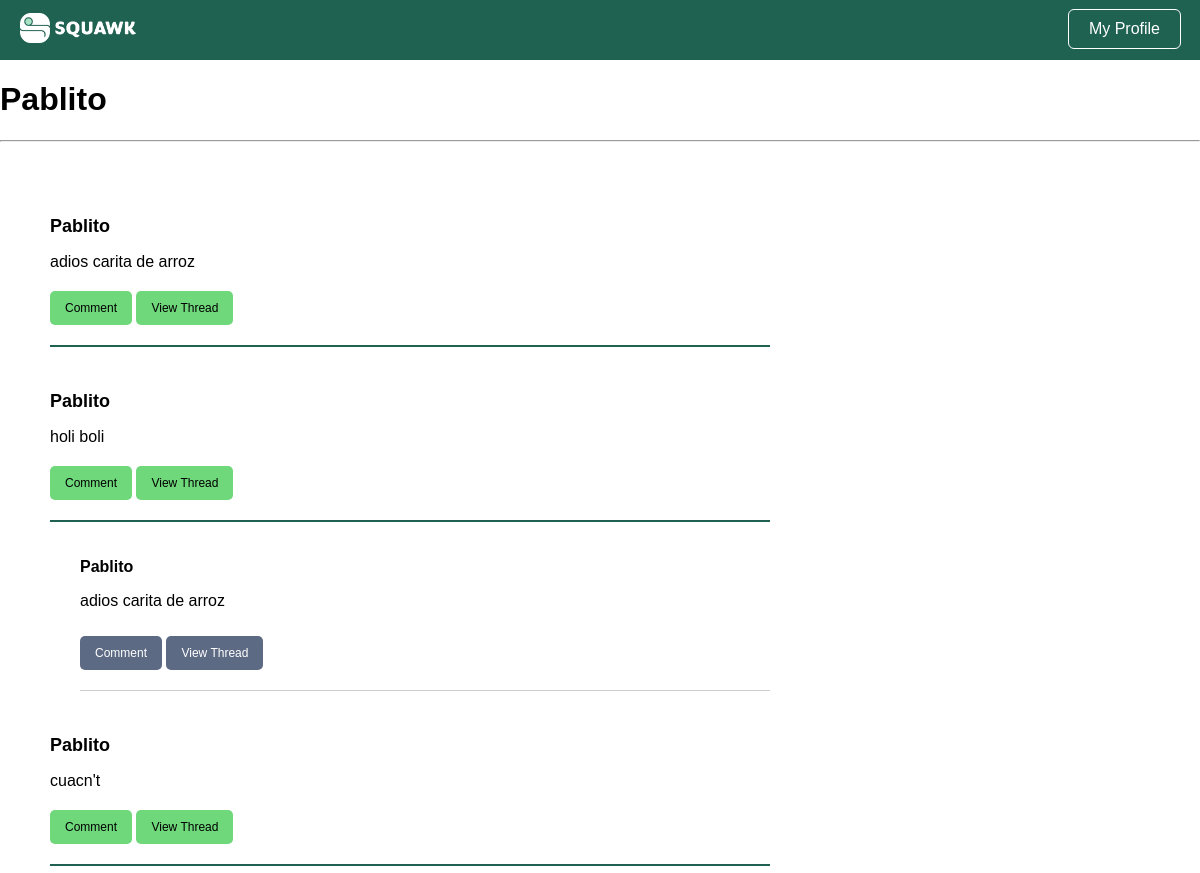
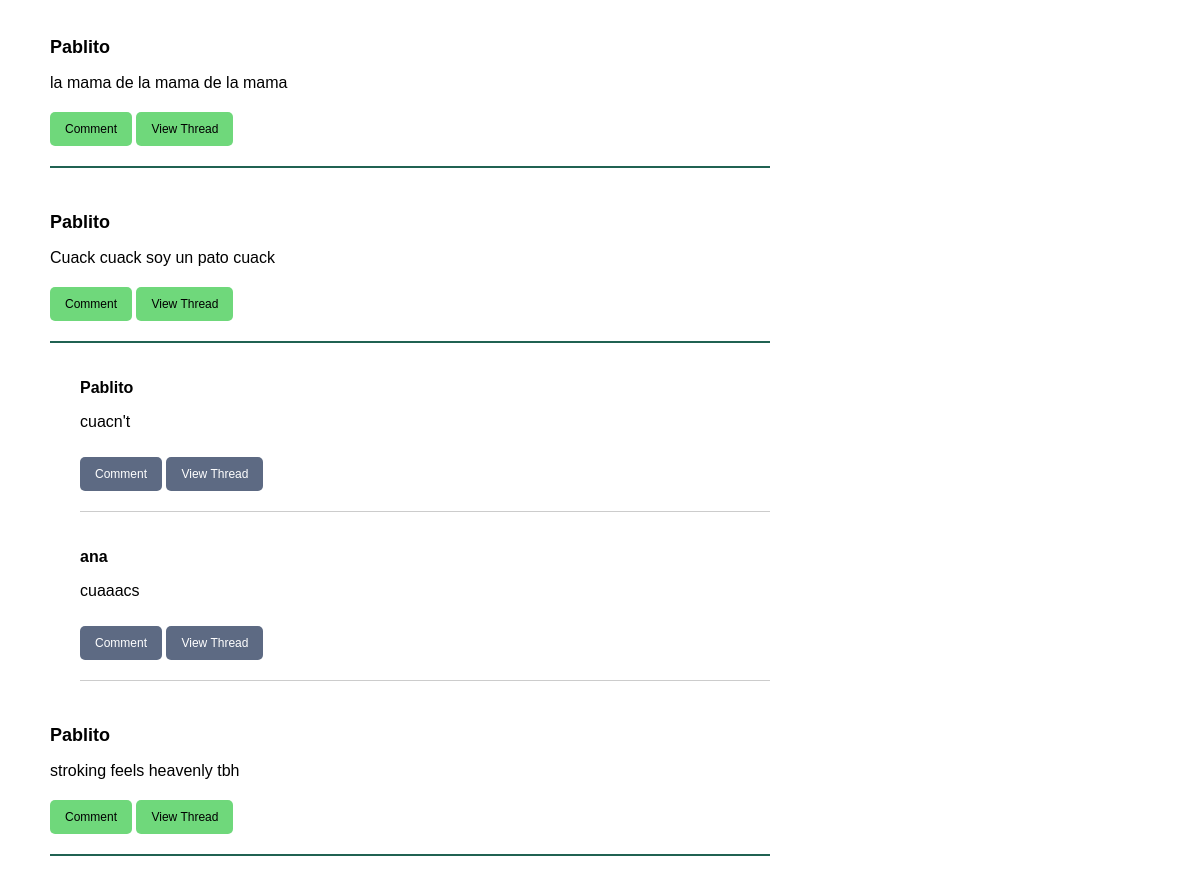
/user/1 (signed in, upper part), run on an earlier commit of the app's database (2 pictures, top to bottom).
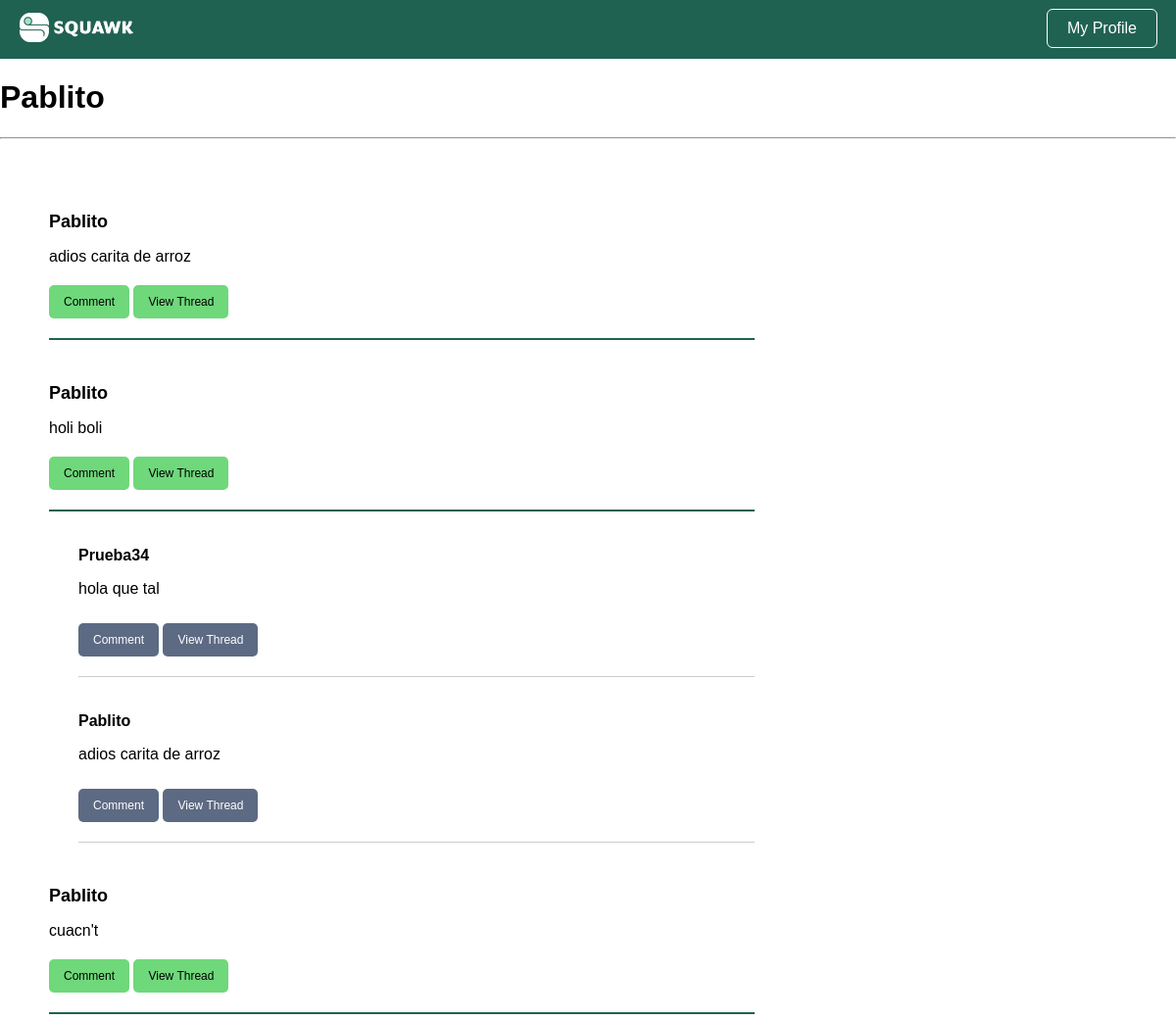
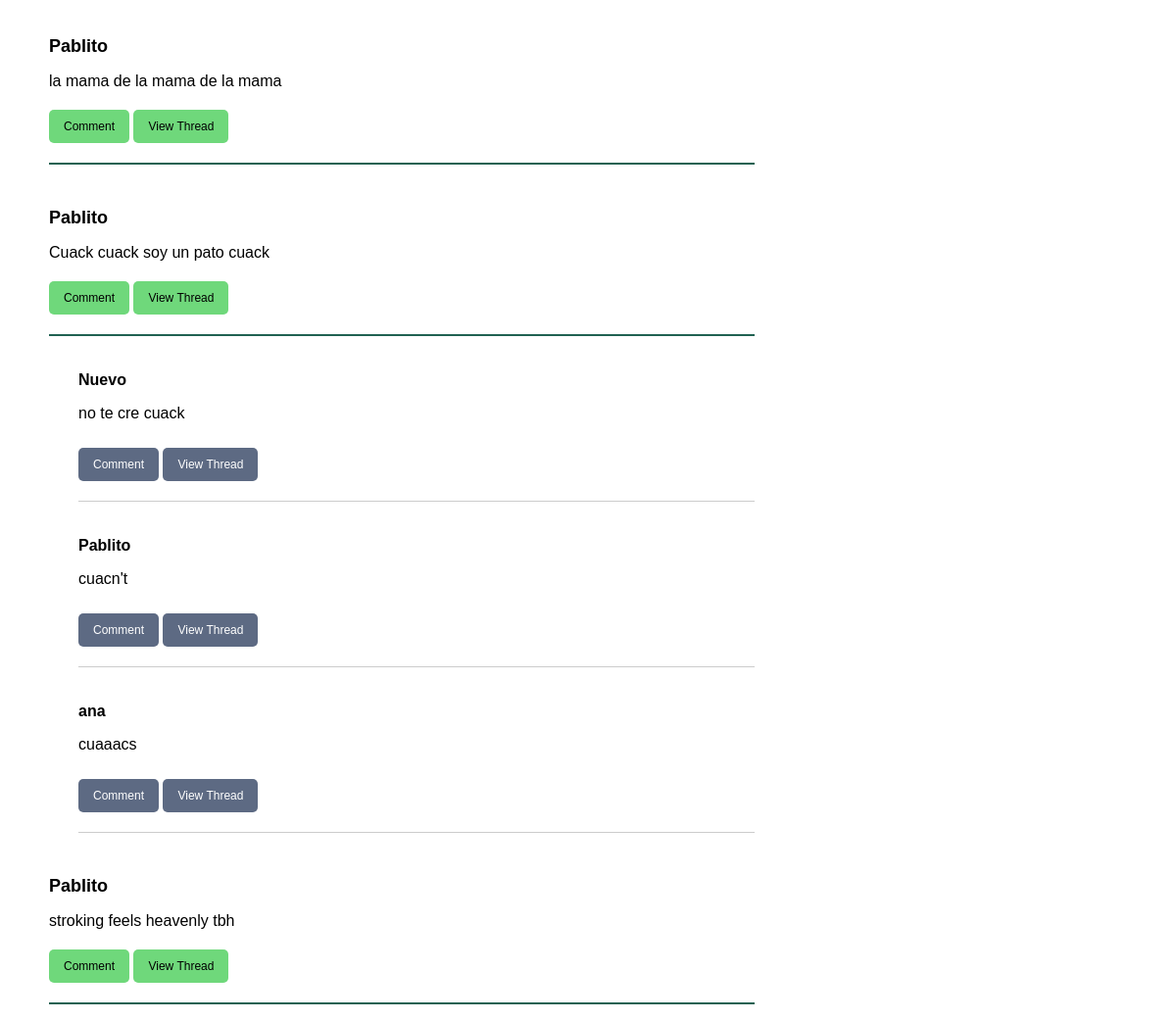
And on a later commit of the database (2 pictures, top to bottom).
### tables this page shows
CREATE TABLE users (
  user_id INTEGER PRIMARY KEY AUTOINCREMENT,
  username VARCHAR NOT NULL,
  password VARCHAR NOT NULL,
  is_admin BOOLEAN NOT NULL
);

CREATE TABLE squawks (
  squawk_id INTEGER PRIMARY KEY AUTOINCREMENT,
  content VARCHAR NOT NULL,
  is_reply_to INT,
  user_id INT,
  created TIMESTAMP NOT NULL DEFAULT CURRENT_TIMESTAMP
);

### ui/user_controller.py (the view)
def user(user_id):
  current_user = session['user_id']
  squawks = []
  username = us.get_user(user_id).username
  last10 = ss.get_last(10,user_id)
  for i in last10:
    thread = ts.get_thread(i.squawk_id)
    thread_users = [us.get_user(squawk.user_id).username for squawk in thread]
    thread_info = list(zip(thread, thread_users))
    user = us.get_user(i.user_id).username
    squawks.append((i, user, thread_info))
  return render_template('user.html', username=username, squawks=squawks, user_id=current_user)

### bl/squawk_service.py (called while the page is built)
  def get_last(self, total, user_id):
    if user_id != -1:
      squawks = self.squawkDAO.getall_from(user_id)
    else:
      squawks = self.squawkDAO.getall_super()
    return squawks[:total]

### bl/thread_service.py (called while the page is built)
  def get_thread(self, squawk_id):
    squawk = self.squawkDAO.get(squawk_id)
    if not squawk:
      return []
    thread = self._get_replies(squawk_id)
    return thread

  def _get_replies(self, squawk_id):
    replies = []
    squawks = self.squawkDAO.getall()
    for x in squawks:
      if x.is_reply_to == squawk_id:
        replies.append(x)
    return replies

### bl/user_service.py (called while the page is built)
  def get_user(self, user_id):
    user = self.userDAO.get(user_id)
    return user

### dl/squawk_dao.py (called while the page is built)
  def get(self, squawkID):
    query = "SELECT * FROM squawks WHERE squawk_id = ?"
    result = self.DB.run_query(query, (squawkID, ))
    try:
      data = result.fetchone()
      squawk = Squawk(data)
      return squawk
    except:
      return None

  def getall(self):
    query = "SELECT * FROM squawks ORDER BY created DESC"
    result = self.DB.run_query(query)
    try:
      data_list = result.fetchall()
      squawks = []
      for data in data_list:
        squawk = Squawk(data)
        squawks.append(squawk)
      return squawks
    except:
      return None

  def getall_from(self, user_id):
    query = "SELECT * FROM squawks WHERE user_id = ? ORDER BY created DESC"
    result = self.DB.run_query(query, (user_id, ))
    try:
      data_list = result.fetchall()
      squawks = []
      for data in data_list:
        squawk = Squawk(data)
        squawks.append(squawk)
      return squawks
    except:
      return None

### dl/user_dao.py (called while the page is built)
  def get(self, userID):
    query = "SELECT * FROM users WHERE user_id = ?"
    result = self.DB.run_query(query, (userID, ))
    try:
      data = result.fetchone()
      user = User(data)
      return user
    except:
      return None

### utils/database.py (called while the page is built)
  def run_query(self, query, parameters=None):
    try:
      cursor = self.connection.cursor()
      if parameters:
        cursor.execute(query, parameters)
      else:
        cursor.execute(query)
      self.connection.commit()
      return cursor
    except Exception as e:
      print(f"Error running query: {e}")
      return None

### templates/user.html (shortened to what this page needs)
<!DOCTYPE html>
<html>
  <head>
    <link rel="stylesheet" href="{{ url_for('static', filename='squawk_basic.css') }}" />
    <link rel="stylesheet" href="{{ url_for('static', filename='squawk_render.css') }}" />
  </head>
  <body>
    <div class="navbar">
      <a href="{{url_for('home')}}"><img src="{{ url_for('static', filename='img/squawk_long.png') }}" alt="Squawk Logo" class="logo"></a>
      <a href="{{ url_for('user', user_id=user_id) }}"><button class="login-button">My Profile</button></a>
    </div>
    <h1 class="user-header">{{username}}</h1>
    <hr>
    <div class="board">
      {% for squawk, user, thread_info in squawks %}
      <div class="squawk">
        <h4>
          <a href="{{url_for('user', user_id=squawk.user_id)}}"> {{user}} </a>
        </h4>
        <p> {{squawk.content}} </p>
        <a href="{{ url_for('comment', is_reply_to=squawk.squawk_id) }}"><button id="{{squawk.squawk_id}}">Comment</button></a>
        <a href="{{ url_for('thread', squawk_id=squawk.squawk_id) }}"><button id="{{squawk.squawk_id}}">View Thread</button></a>
      </div>
      {% for thread, t_user in thread_info %}
      <div class="thread">
        <div class="comment">
          <p class="username">
            <a href="{{url_for('user', user_id=thread.user_id)}}"> {{t_user}} </a>
          </p>
          <p> {{thread.content}} </p>
          <a href="{{ url_for('comment', is_reply_to=thread.squawk_id) }}"><button id="{{thread.squawk_id}}">Comment</button></a>
          <a href="{{ url_for('thread', squawk_id=thread.squawk_id) }}"><button id="{{thread.squawk_id}}">View Thread</button></a>
        </div>
      </div>
      {% endfor %}
      {% endfor %}
    </div>
  </body>
</html>

### static/squawk_basic.css (style rules this page uses)
body { font-family: Arial, sans-serif; margin: 0; padding: 0; }
a { color: #2660A4 }
.login-button { background-color: transparent; border-radius: 5px; color: white; cursor: pointer; font-size: 16px; margin-right: 10px; outline: 1px solid white; padding: 10px 20px; }
.navbar { background-color: #206252; padding: 10px; display: flex; justify-content: space-between; }
.navbar button { background-color: transparent; border: none; color: white; cursor: pointer; font-size: 16px; margin-bottom: 2px; margin-right: 10px; }
.navbar .logo { height: 30px; margin-left: 10px; margin-top: 3px; }

### static/squawk_render.css (style rules this page uses)
.board { display: flex; flex-direction: column; justify-content: center; margin: 50px; width: 60vw; }
.board a { color: inherit; text-decoration: none; }
.squawk { border-bottom: 2px solid #206252; margin-bottom: 20px; }
.squawk h4 { font-size: 18px; margin-bottom: 10px; }
.squawk p { font-size: 16px; margin-bottom: 10px; }
.squawk button { background-color: #6FD87B; border: none; border-radius: 5px; color: black; cursor: pointer; font-size: 12px; margin-bottom: 20px; margin-top: 10px; padding: 10px 15px; }
.thread { margin-bottom: 10px; margin-left: 30px; }
.thread button { background-color: #5D6A83; border: none; border-radius: 5px; color: white; cursor: pointer; font-size: 12px; margin-bottom: 20px; margin-top: 10px; padding: 10px 15px; }
.thread .comment { border-bottom: 1px solid #CCC; font-size: 16px; margin-bottom: 10px; }
.thread .comment .username { font-weight: bold; }

What changed in the data, as far as the page shows it:
added users: username "Prueba34", content "hola que tal", shown under "Pablito"
added users: username "Nuevo", content "no te cre cuack", shown under "Pablito"
